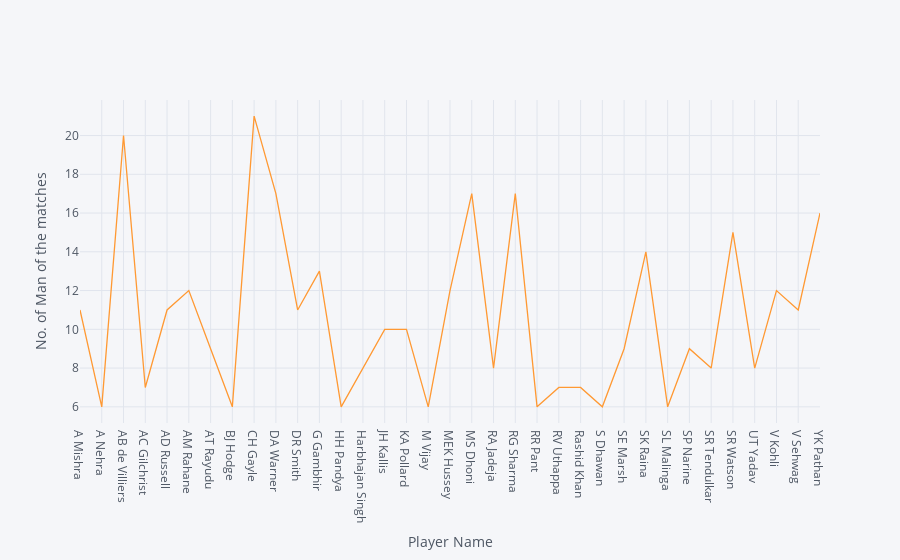

Here is the notebook cell this chart was saved with:
### Code cell
# ps.line(data_frame=df_pom[df_pom['Number']>5],x='player_of_match',y='Number',hover_name='player_of_match',height=600,width=1000)
# sns.set_style('whitegrid')
# sns.lineplot(data=df_pom[df_pom['Number']>5],y='player_of_match',x='Number')
df_pom[df_pom['Number']>5].iplot(kind='line',x='player_of_match',y='Number',xTitle='Player Name',yTitle='No. of Man of the matches')
# fig=go.Figure()
# fig.add_trace(go.Scatter(x=df_pom[df_pom['Number']>5]['player_of_match'], y=df_pom[df_pom['Number']>5]['Number'],
#                     mode='lines+markers'))

### Figure 1 — Plotly figure (JSON) as saved in the notebook; plotly's stock layout.template omitted (floating-point values rounded to 4 significant figures)
{"data": [{"line": {"color": "rgba(255, 153, 51, 1.0)", "dash": "solid", "shape": "linear", "width": 1.3}, "mode": "lines", "name": "Number", "text": "", "type": "scatter", "x": ["A Mishra", "A Nehra", "AB de Villiers", "AC Gilchrist", "AD Russell", "AM Rahane", "AT Rayudu", "BJ Hodge", "CH Gayle", "DA Warner", "DR Smith", "G Gambhir", "HH Pandya", "Harbhajan Singh", "JH Kallis", "KA Pollard", "M Vijay", "MEK Hussey", "MS Dhoni", "RA Jadeja", "RG Sharma", "RR Pant", "RV Uthappa", "Rashid Khan", "S Dhawan", "SE Marsh", "SK Raina", "SL Malinga", "SP Narine", "SR Tendulkar", "SR Watson", "UT Yadav", "V Kohli", "V Sehwag", "YK Pathan"], "y": [11, 6, 20, 7, 11, 12, 9, 6, 21, 17, 11, 13, 6, 8, 10, 10, 6, 12, 17, 8, 17, 6, 7, 7, 6, 9, 14, 6, 9, 8, 15, 8, 12, 11, 16]}], "layout": {"legend": {"bgcolor": "#F5F6F9", "font": {"color": "#4D5663"}}, "paper_bgcolor": "#F5F6F9", "plot_bgcolor": "#F5F6F9", "title": {"font": {"color": "#4D5663"}}, "xaxis": {"gridcolor": "#E1E5ED", "showgrid": true, "tickfont": {"color": "#4D5663"}, "title": {"font": {"color": "#4D5663"}, "text": "Player Name"}, "zerolinecolor": "#E1E5ED"}, "yaxis": {"gridcolor": "#E1E5ED", "showgrid": true, "tickfont": {"color": "#4D5663"}, "title": {"font": {"color": "#4D5663"}, "text": "No. of Man of the matches"}, "zerolinecolor": "#E1E5ED"}}}
